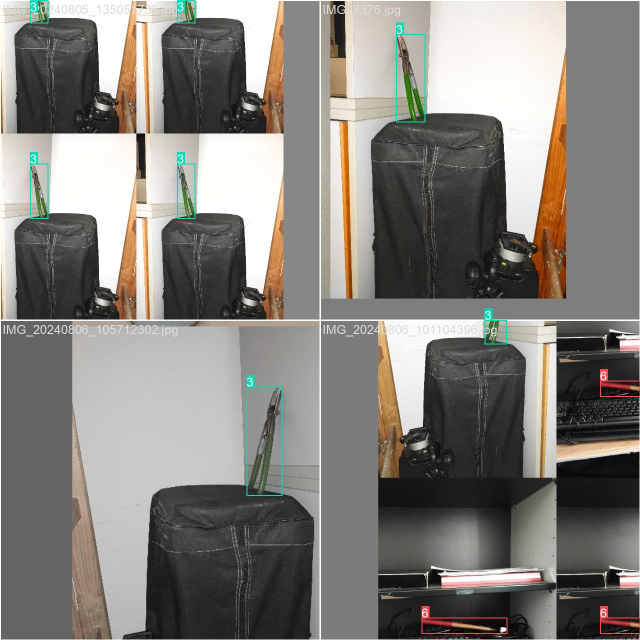
#> input picture runs/detect/runs/train/adr_yolo11n_test_cycle_01/train_batch0.jpg, 1280 x 1280 px (shown at 1/2 size); its folder holds only this picture in this run
$ python -i augment_deflected_ds.py   (imports and definitions only)
#> lines starting #> are read from the running program, lines starting #| are printed output that depends on the picture
#> further down, picture is the input picture: shape (1280, 1280, 3); mean B, G, R 123.4, 128.6, 132
from pathlib import Path
import cv2
import numpy as np
import random
import shutil
from tqdm import tqdm


def apply_realistic_degradation(image: np.ndarray) -> np.ndarray:
    out = image.copy()

    level = random.choices(
        ["easy", "medium", "hard"],
        weights=[0.4, 0.35, 0.25]
    )[0]

    h, w = out.shape[:2]
#> h = 1280; w = 1280

    if level == "easy":
        if random.random() < 0.4:
            out = cv2.GaussianBlur(out, (3, 3), 0)

        if random.random() < 0.4:
            alpha = random.uniform(0.9, 1.1)
            beta = random.randint(-10, 10)
            out = cv2.convertScaleAbs(out, alpha=alpha, beta=beta)

        if random.random() < 0.2:
            noise = np.random.normal(0, 3, out.shape)
            out = np.clip(out + noise, 0, 255).astype(np.uint8)

    elif level == "medium":
        if random.random() < 0.6:
            out = cv2.GaussianBlur(out, (5, 5), 0)

        if random.random() < 0.5:
            scale = random.uniform(0.6, 0.85)
            small = cv2.resize(out, (int(w * scale), int(h * scale)))
            out = cv2.resize(small, (w, h))

        if random.random() < 0.5:
            alpha = random.uniform(0.8, 1.1)
            beta = random.randint(-20, 20)
            out = cv2.convertScaleAbs(out, alpha=alpha, beta=beta)

        if random.random() < 0.3:
            noise = np.random.normal(0, 6, out.shape)
            out = np.clip(out + noise, 0, 255).astype(np.uint8)

    elif level == "hard":
        if random.random() < 0.7:
            k = random.choice([7, 9])
            kernel = np.zeros((k, k))
            kernel[k // 2, :] = np.ones(k)
            kernel /= k
            out = cv2.filter2D(out, -1, kernel)

        if random.random() < 0.7:
            scale = random.uniform(0.4, 0.7)
            small = cv2.resize(out, (int(w * scale), int(h * scale)))
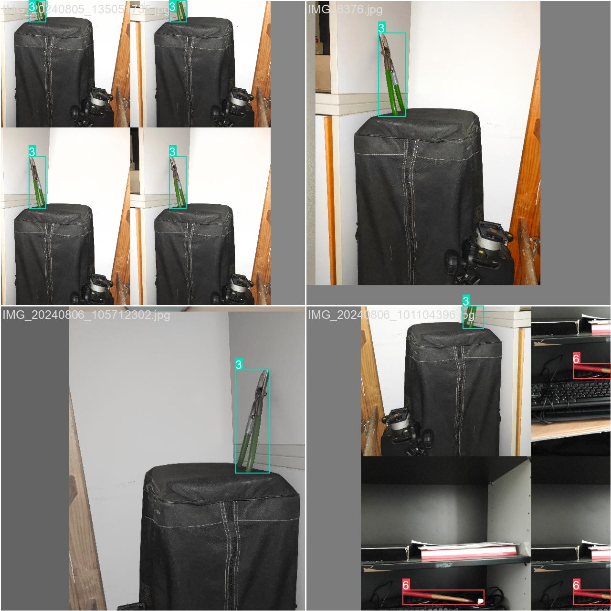
#> small: shape (611, 611, 3); mean B, G, R 123.3, 128.5, 131.9
            out = cv2.resize(small, (w, h))

        if random.random() < 0.6:
            alpha = random.uniform(0.6, 1.0)
            beta = random.randint(-40, 10)
            out = cv2.convertScaleAbs(out, alpha=alpha, beta=beta)
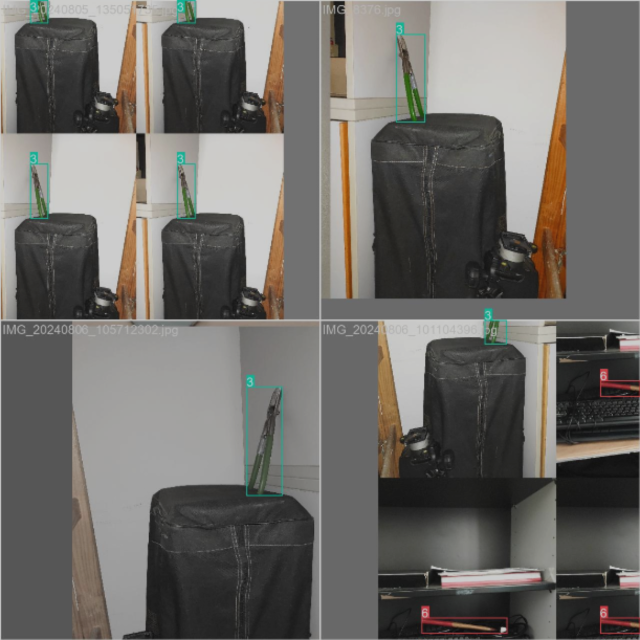
#> out: shape (1280, 1280, 3) (shown at 1/2 size); mean B, G, R 103.8, 107.8, 110.4

        if random.random() < 0.4:
            noise = np.random.normal(0, 10, out.shape)
            out = np.clip(out + noise, 0, 255).astype(np.uint8)

    return out


def augment_dataset(input_dir: str, output_dir: str):
    input_dir = Path(input_dir)
    output_dir = Path(output_dir)

    img_in = input_dir / "images"
    lbl_in = input_dir / "labels"

    img_out = output_dir / "images"
    lbl_out = output_dir / "labels"

    img_out.mkdir(parents=True, exist_ok=True)
    lbl_out.mkdir(parents=True, exist_ok=True)

    images = sorted(img_in.glob("*.jpg"))

    for img_path in tqdm(images, desc="Augmenting dataset"):
        img = cv2.imread(str(img_path))

        if img is None:
            continue

        aug_img = apply_realistic_degradation(img)

        # Save augmented image
        out_img_path = img_out / img_path.name
        cv2.imwrite(str(out_img_path), aug_img)

        # Copy label directly (NO CHANGE)
        label_path = lbl_in / (img_path.stem + ".txt")
        if label_path.exists():
            shutil.copy(label_path, lbl_out / label_path.name)

    print("Done. Augmented dataset created.")


def main():
    augment_dataset(
        input_dir="data/synthetic/copypaste_v1_full_2215",
        output_dir="data/synthetic/copypaste_v1_defect_2215"
    )


# [2 lines not run here, left out]

>>> import cv2
>>> picture = cv2.imread('../../runs/detect/runs/train/adr_yolo11n_test_cycle_01/train_batch0.jpg')
>>> result = apply_realistic_degradation(picture)

$ run again, on runs/detect/runs/train/adr_yolo11n_test_cycle_01/train_batch1.jpg
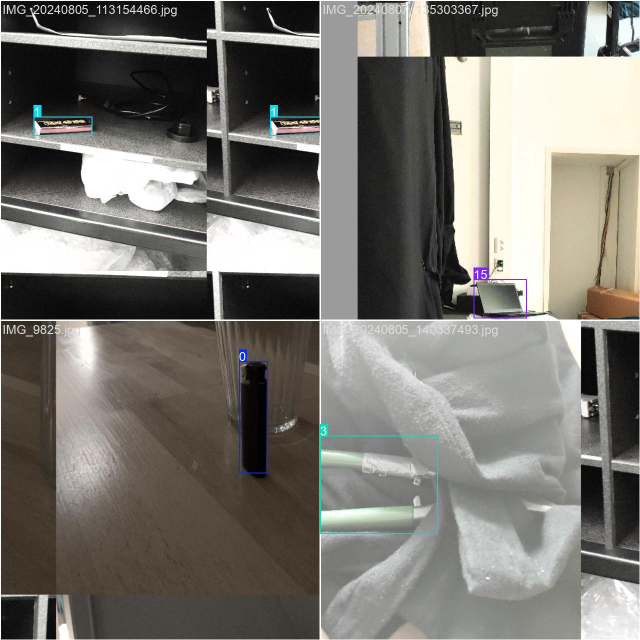
#> input picture runs/detect/runs/train/adr_yolo11n_test_cycle_01/train_batch1.jpg, 1280 x 1280 px (shown at 1/2 size)
#> picture is the input picture: shape (1280, 1280, 3); mean B, G, R 112.9, 118.9, 121.2
#> in apply_realistic_degradation, `small = cv2.resize(out, (int(w * scale), int(h * scale)))`:
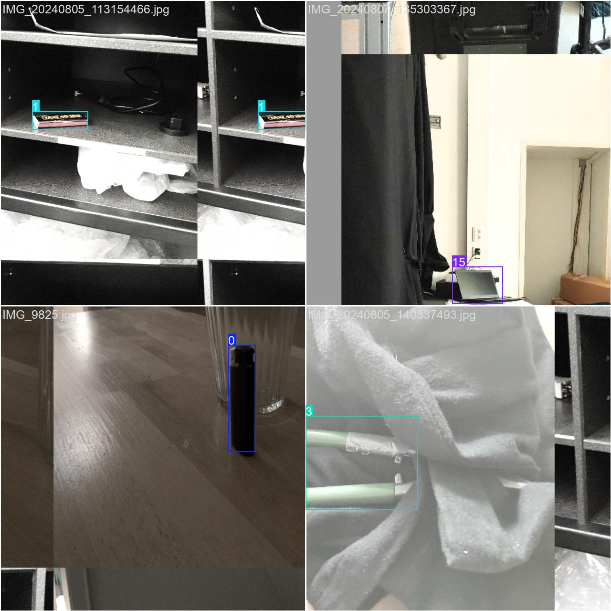
#> small: shape (611, 611, 3); mean B, G, R 112.8, 118.8, 121.1
#> in apply_realistic_degradation, `out = cv2.convertScaleAbs(out, alpha=alpha, beta=beta)`:
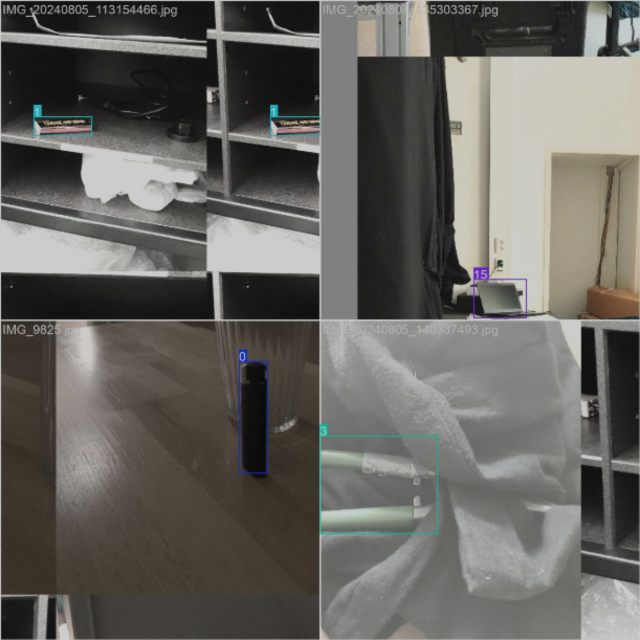
#> out: shape (1280, 1280, 3) (shown at 1/2 size); mean B, G, R 95.9, 100.4, 102.1

$ run again, on runs/detect/runs/train/adr_yolo11n_test_cycle_01/train_batch2.jpg
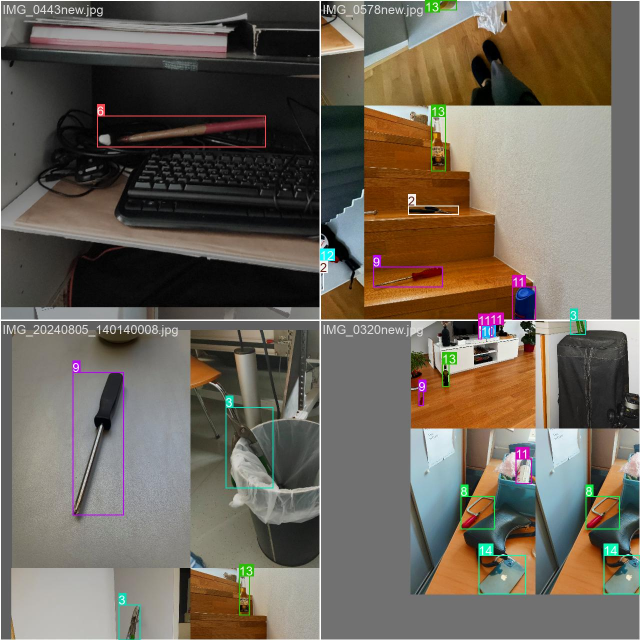
#> input picture runs/detect/runs/train/adr_yolo11n_test_cycle_01/train_batch2.jpg, 1280 x 1280 px (shown at 1/2 size)
#> picture is the input picture: shape (1280, 1280, 3); mean B, G, R 89.5, 101.1, 109.5
#> in apply_realistic_degradation, `small = cv2.resize(out, (int(w * scale), int(h * scale)))`:
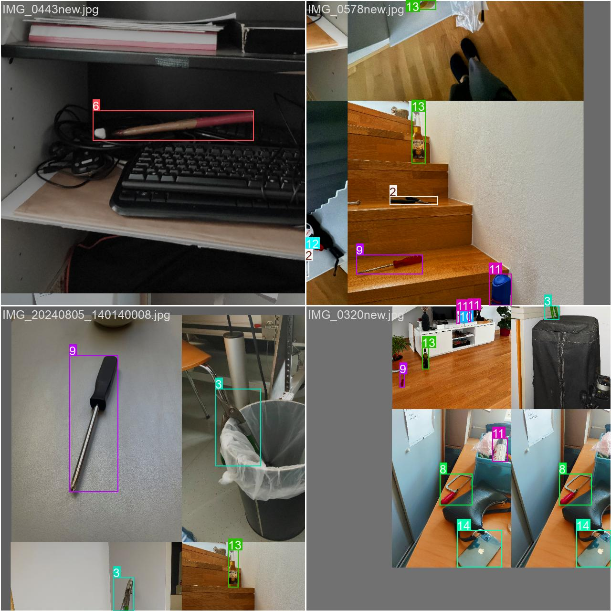
#> small: shape (611, 611, 3); mean B, G, R 89.4, 101, 109.4
#> in apply_realistic_degradation, `out = cv2.convertScaleAbs(out, alpha=alpha, beta=beta)`:
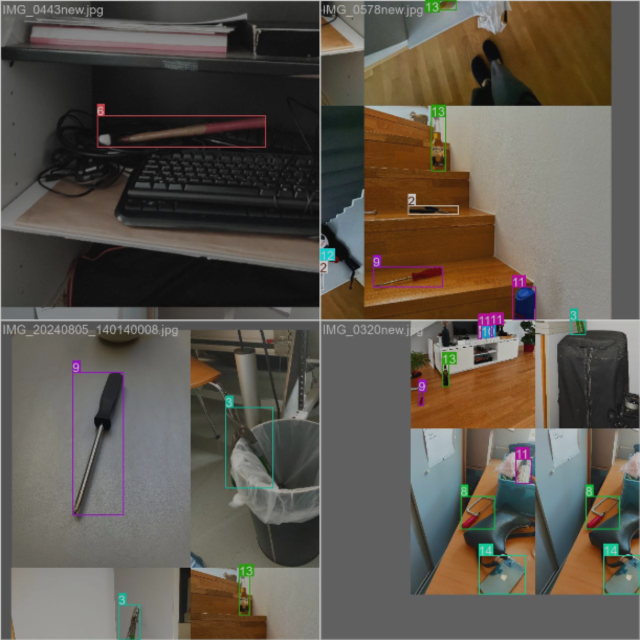
#> out: shape (1280, 1280, 3) (shown at 1/2 size); mean B, G, R 78, 86.9, 93.3

$ run again, on runs/detect/runs/train/adr_yolo11n_test_cycle_01/val_batch0_pred.jpg
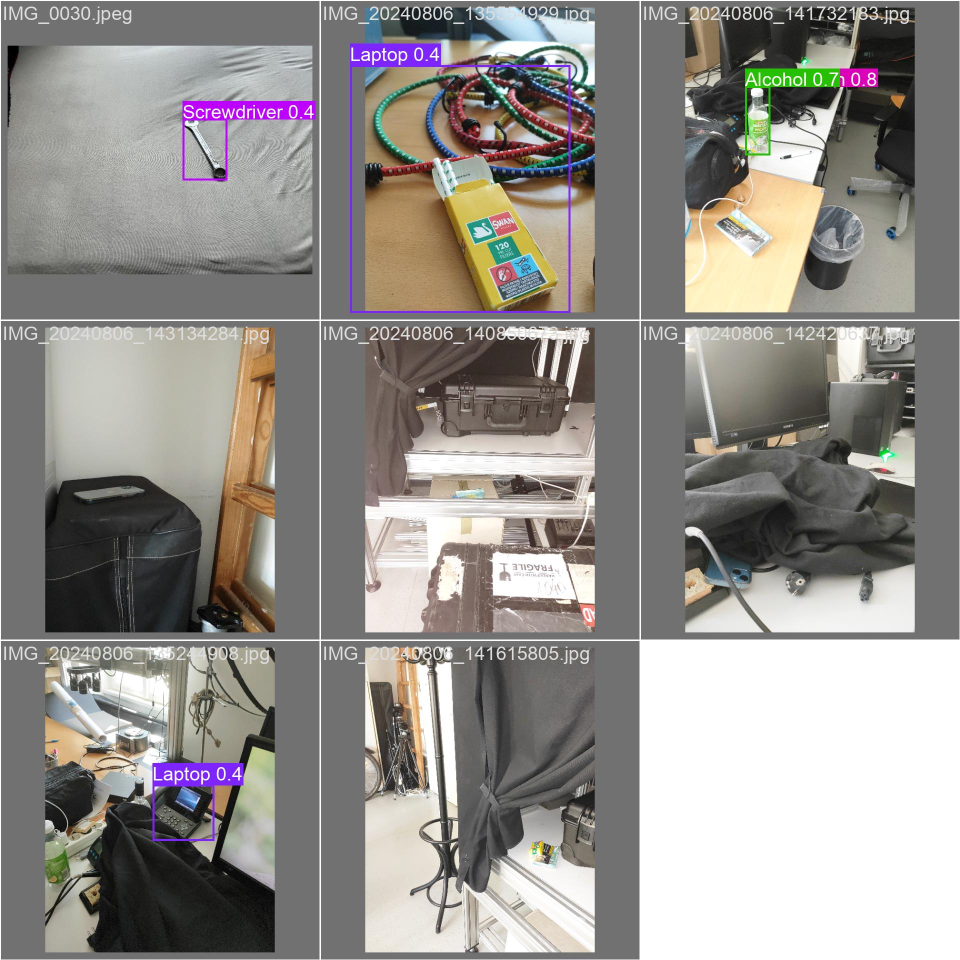
#> input picture runs/detect/runs/train/adr_yolo11n_test_cycle_01/val_batch0_pred.jpg, 1920 x 1920 px (shown at 1/2 size)
#> picture is the input picture: shape (1920, 1920, 3); mean B, G, R 139.6, 143.7, 147.2
#> in apply_realistic_degradation, `small = cv2.resize(out, (int(w * scale), int(h * scale)))`:
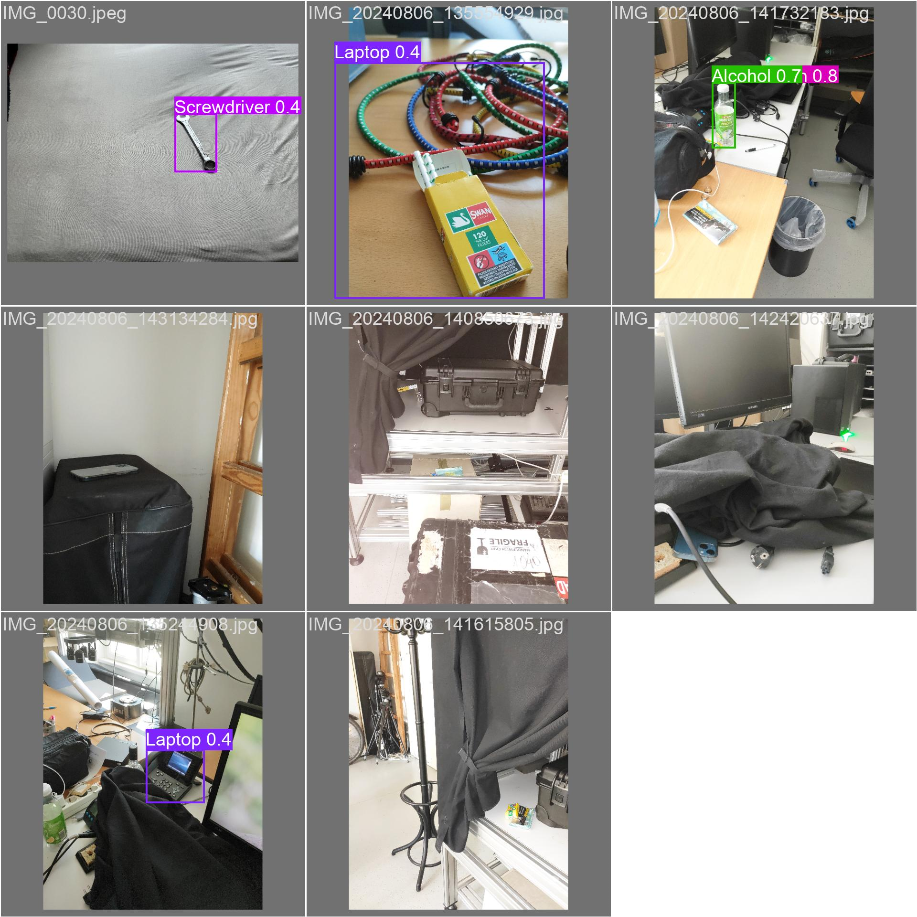
#> small: shape (917, 917, 3); mean B, G, R 139.5, 143.6, 147.1
#> in apply_realistic_degradation, `out = cv2.convertScaleAbs(out, alpha=alpha, beta=beta)`:
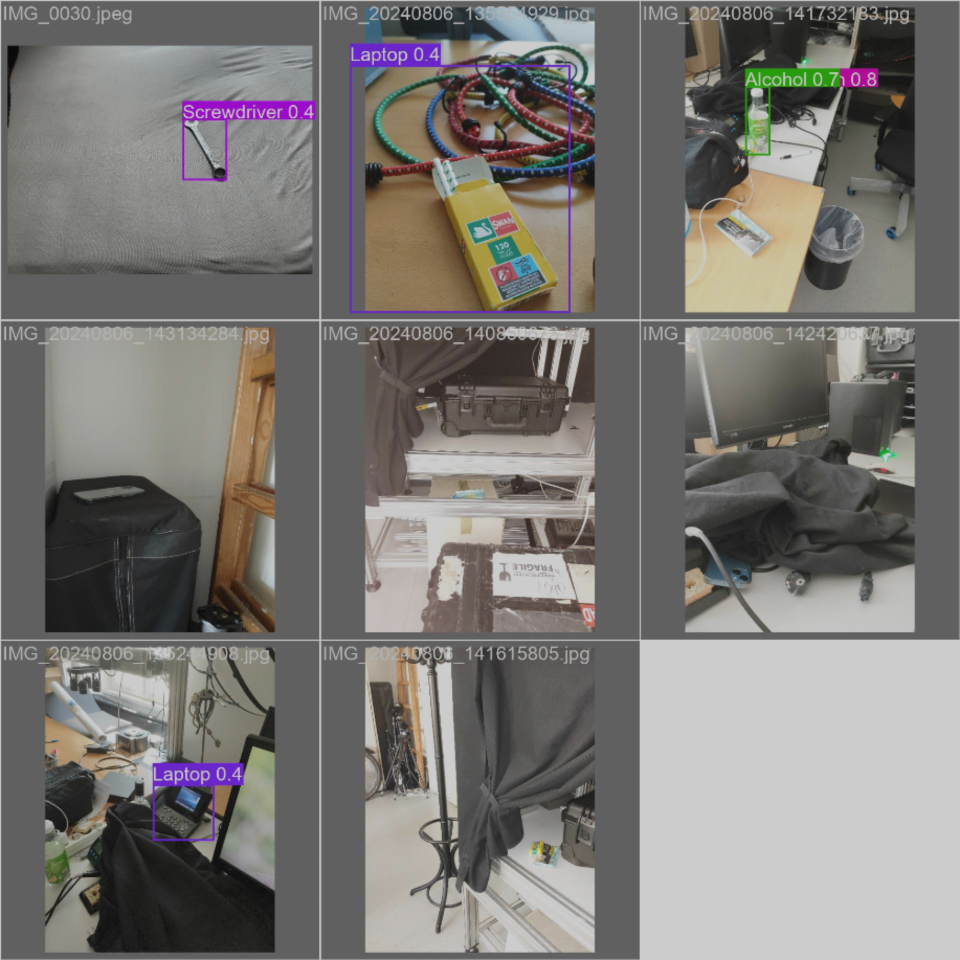
#> out: shape (1920, 1920, 3) (shown at 1/2 size); mean B, G, R 116.2, 119.3, 122
